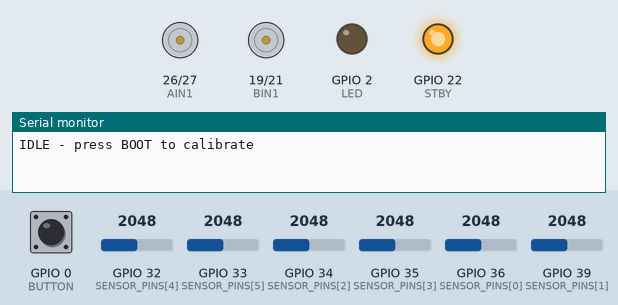
Recording of a sketch running on a simulated ESP32. On the bench: motor-driver pin pairs drawn as motors (green arrow = first pin HIGH = forward, orange = second pin HIGH = backward, longer = more drive, scaled by the enable pin, stopped while the standby pin is LOW), output pins drawn as LEDs (lit = HIGH), the last lines printed to the serial monitor. Inputs (shaded band) come from the test bench; at power-on: GPIO 0 (BUTTON) HIGH, GPIO 33 (SENSOR_PINS[5]) = 2048, GPIO 34 (SENSOR_PINS[2]) = 2048, GPIO 35 (SENSOR_PINS[3]) = 2048, GPIO 36 (SENSOR_PINS[0]) = 2048, GPIO 32 (SENSOR_PINS[4]) = 2048, GPIO 39 (SENSOR_PINS[1]) = 2048 (analog values on the 0–4095 scale).

Above: at 1.2 s.
1.3 s: GPIO 0 (BUTTON) pulled LOW for 0.15 s
At 1.68 s:
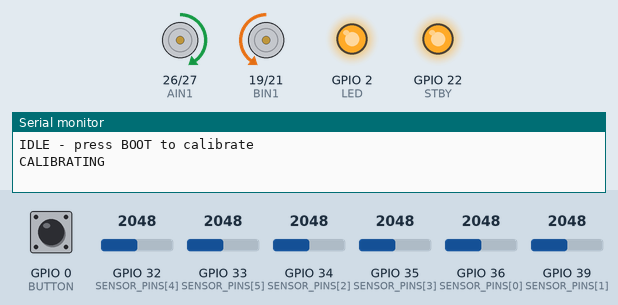
4.3 s: GPIO 0 (BUTTON) pulled LOW for 1 s
At 5.8 s:
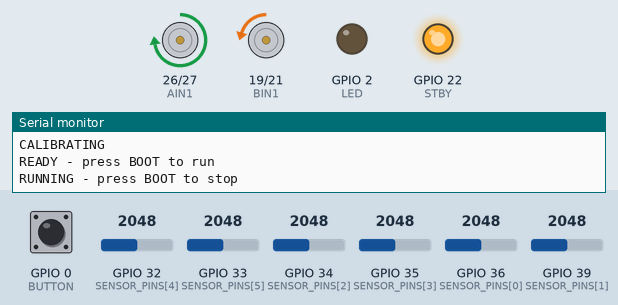
6.8 s: GPIO 33 (SENSOR_PINS[5]) set to 2109
At 8.0 s:
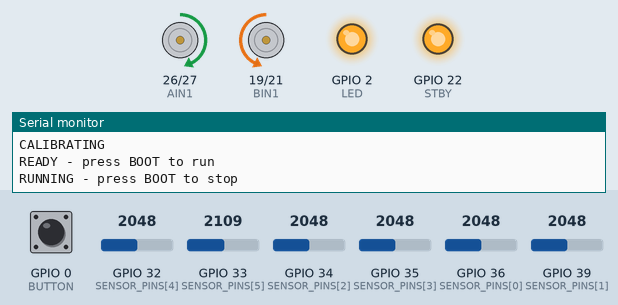
9.8 s: GPIO 34 (SENSOR_PINS[2]) set to 2137
At 10.6 s:
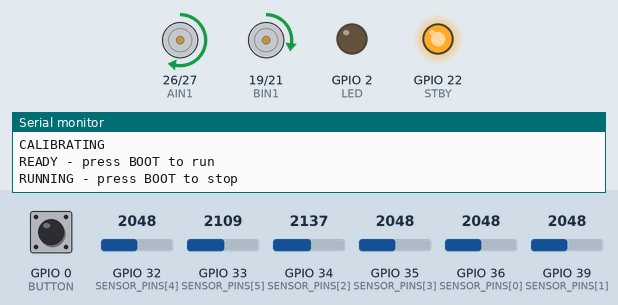
11.3 s: GPIO 35 (SENSOR_PINS[3]) set to 2866
At 11.7 s:
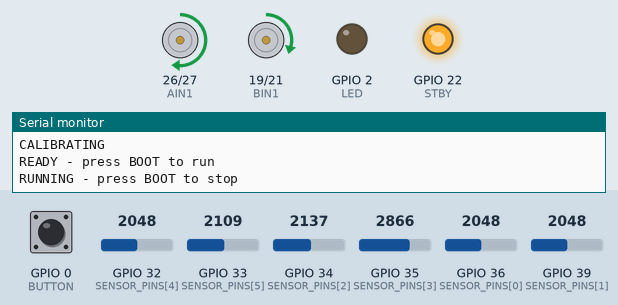
12.8 s: GPIO 36 (SENSOR_PINS[0]) set to 2866
At 13.9 s:
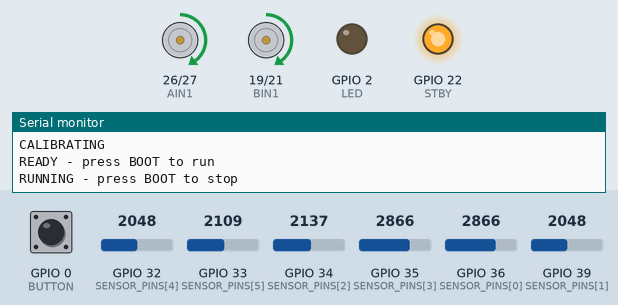
Timing chart, 0 to 15.3 s (numbered marks = the images above; inputs shaded):
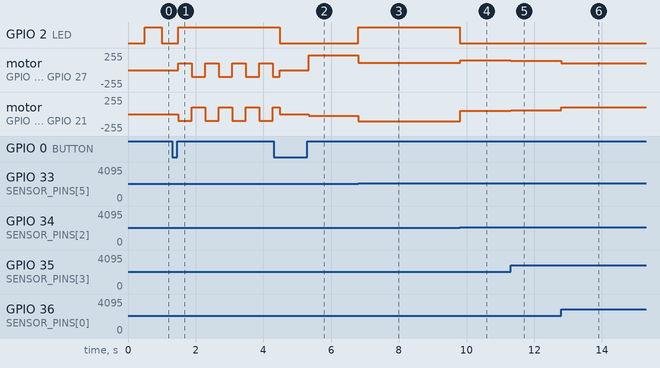

The sketch:

line_follower.ino
```cpp
/*
  LINE FOLLOWER BOT — Final Code
  ==============================
  Matches the Cirkit Designer circuit:

    ESP32 pin   ->  Connected to
    ---------       ------------------------------
    GPIO36 (VP) ->  IR sensor 1 AOUT  (far left)
    GPIO39 (VN) ->  IR sensor 2 AOUT
    GPIO34      ->  IR sensor 3 AOUT
    GPIO35      ->  IR sensor 4 AOUT
    GPIO32      ->  IR sensor 5 AOUT
    GPIO33      ->  IR sensor 6 AOUT  (far right)
    GPIO25      ->  TB6612 PWMA
    GPIO26      ->  TB6612 AI1
    GPIO27      ->  TB6612 AI2
    GPIO18      ->  TB6612 PWMB
    GPIO19      ->  TB6612 BI1
    GPIO21      ->  TB6612 BI2
    GPIO22      ->  TB6612 STBY
    3V3         ->  TB6612 VCC + all sensor VCC
    5V          ->  Buck converter output (5 V)
    GND         ->  Common ground
    GPIO0       ->  Onboard BOOT button (start/stop)
    GPIO2       ->  Onboard LED (status)

    TB6612 A01/A02 -> Left motor,  B01/B02 -> Right motor
    (If a motor spins backwards, swap its two wires.)

  Board: "ESP32 Dev Module", ESP32 Arduino core 3.x
*/

/*
  HOW TO USE
  ----------
  The bot is always in exactly one state (a simple state machine):

        [IDLE] --press--> [CALIBRATING] --done--> [READY] --press--> [RUNNING]
                                                     ^                   |
                                                     +------press--------+

    - LED shows the state:
        IDLE         -> slow blink
        CALIBRATING  -> solid on
        READY        -> fast blink
        RUNNING      -> off (on during sharp turns)

  How to use:
    1. Power on (IDLE, slow blink). Place the bot on the line.
    2. Press BOOT -> it calibrates (wiggles 3 s).
    3. Fast blink = READY. Press BOOT -> it runs.
    4. Press BOOT again -> it stops (back to READY). Press again to run.
*/

// ---------- Tuning ----------
float KP = 0.05;
float KD = 0.5;
int BASE_SPEED = 100;
int TURN_SPEED = 110;
int SHARP_THRESHOLD = 700;

// ---------- Pins ----------
const int NUM_SENSORS = 6;
const int SENSOR_PINS[NUM_SENSORS] = {36, 39, 34, 35, 32, 33};
const int PWMA = 25, AIN1 = 26, AIN2 = 27;   // left motor
const int PWMB = 18, BIN1 = 19, BIN2 = 21;   // right motor
const int STBY = 22;
const int LED  = 2;
const int BUTTON = 0;                         // BOOT button, reads LOW when pressed

// ---------- States ----------
enum State { IDLE, CALIBRATING, READY, RUNNING };
State state = IDLE;

int minVal[NUM_SENSORS], maxVal[NUM_SENSORS];
int value[NUM_SENSORS];
int lastError = 0;
int lastPosition = 2500;

// ---------- Motors ----------
void setMotor(int pwmPin, int in1, int in2, int speed) {
  speed = constrain(speed, -255, 255);
  digitalWrite(in1, speed >= 0 ? HIGH : LOW);
  digitalWrite(in2, speed >= 0 ? LOW : HIGH);
  ledcWrite(pwmPin, abs(speed));
}

void drive(int left, int right) {
  setMotor(PWMA, AIN1, AIN2, left);
  setMotor(PWMB, BIN1, BIN2, right);
}

// ---------- Button ----------
// Returns true once per press (waits for release, simple debounce).
bool buttonPressed() {
  if (digitalRead(BUTTON) == LOW) {
    delay(30);                                   // debounce
    if (digitalRead(BUTTON) == LOW) {
      drive(0, 0);                               // stop while the button is held
      while (digitalRead(BUTTON) == LOW) delay(5);
      delay(30);
      return true;
    }
  }
  return false;
}

// ---------- LED patterns ----------
void blinkLed(int periodMs) {
  digitalWrite(LED, (millis() / periodMs) % 2);
}

// ---------- Calibration (from Step 5) ----------
void calibrate() {
  for (int i = 0; i < NUM_SENSORS; i++) { minVal[i] = 4095; maxVal[i] = 0; }
  digitalWrite(LED, HIGH);
  unsigned long start = millis();
  while (millis() - start < 3000) {
    bool turnLeft = ((millis() - start) / 400) % 2;
    if (turnLeft) drive(-100, 100);
    else          drive(100, -100);
    for (int i = 0; i < NUM_SENSORS; i++) {
      int v = analogRead(SENSOR_PINS[i]);
      minVal[i] = min(minVal[i], v);
      maxVal[i] = max(maxVal[i], v);
    }
  }
  drive(0, 0);
  digitalWrite(LED, LOW);
  for (int i = 0; i < NUM_SENSORS; i++) {
    if (maxVal[i] - minVal[i] < 50) maxVal[i] = minVal[i] + 50;
  }
}

// ---------- Read line (from Step 6) ----------
int readLine() {
  long weightedSum = 0, total = 0;
  for (int i = 0; i < NUM_SENSORS; i++) {
    int v = map(analogRead(SENSOR_PINS[i]), minVal[i], maxVal[i], 0, 1000);
    v = constrain(v, 0, 1000);
    if (v < 100) v = 0;
    value[i] = v;
    weightedSum += (long)v * (i * 1000);
    total += v;
  }
  if (total < 300) return -1;
  return weightedSum / total;
}

// ---------- Sharp turn (from Step 6) ----------
void pivot(bool toLeft) {
  digitalWrite(LED, HIGH);
  if (toLeft) drive(-TURN_SPEED, TURN_SPEED);
  else        drive(TURN_SPEED, -TURN_SPEED);
  unsigned long start = millis();
  while (millis() - start < 1500) {
    readLine();
    if (value[2] > 500 || value[3] > 500) break;
  }
  digitalWrite(LED, LOW);
  lastError = 0;
}

// ---------- One step of line following (Steps 5 + 6) ----------
void followLine() {
  int position = readLine();

  bool centreSeesLine = (value[2] > 500 || value[3] > 500);
  if (!centreSeesLine && value[0] > SHARP_THRESHOLD) { pivot(true);  return; }
  if (!centreSeesLine && value[5] > SHARP_THRESHOLD) { pivot(false); return; }

  if (position == -1) position = (lastPosition < 2500) ? 0 : 5000;
  else lastPosition = position;

  int error = position - 2500;
  float correction = KP * error + KD * (error - lastError);
  lastError = error;

  drive(BASE_SPEED + correction, BASE_SPEED - correction);
}

void setup() {
  Serial.begin(115200);
  pinMode(LED, OUTPUT);
  pinMode(BUTTON, INPUT_PULLUP);
  pinMode(AIN1, OUTPUT); pinMode(AIN2, OUTPUT);
  pinMode(BIN1, OUTPUT); pinMode(BIN2, OUTPUT);
  pinMode(STBY, OUTPUT); digitalWrite(STBY, HIGH);
  ledcAttach(PWMA, 20000, 8);
  ledcAttach(PWMB, 20000, 8);
  analogReadResolution(12);
  Serial.println("IDLE - press BOOT to calibrate");
}

void loop() {
  switch (state) {
    case IDLE:
      blinkLed(500);
      if (buttonPressed()) state = CALIBRATING;
      break;

    case CALIBRATING:
      Serial.println("CALIBRATING");
      calibrate();
      Serial.println("READY - press BOOT to run");
      state = READY;
      break;

    case READY:
      drive(0, 0);
      blinkLed(100);
      if (buttonPressed()) {
        lastError = 0;
        digitalWrite(LED, LOW);
        Serial.println("RUNNING - press BOOT to stop");
        state = RUNNING;
      }
      break;

    case RUNNING:
      followLine();
      if (buttonPressed()) {
        drive(0, 0);
        Serial.println("READY - press BOOT to run");
        state = READY;
      }
      delay(2);
      break;
  }
}
```

Measured:
- the behaviour switches between 2083 and 2084 on GPIO 33 (SENSOR_PINS[5]) (found by bisection; images 2 and 3)
- the behaviour switches between 2073 and 2074 on GPIO 34 (SENSOR_PINS[2]) (found by bisection; images 3 and 4)
- after the input at 1.3 s, GPIO 2 (LED): goes on until 1.5 s, then stays HIGH; motor on GPIO 26 (AIN1) / GPIO 27 (AIN2), motor on GPIO 19 (BIN1) / GPIO 21 (BIN2): alternates forward 100/255 for 0.40 s and backward 100/255 for 0.40 s, starting after 0.18 s
- after the input at 4.3 s, GPIO 2 (LED): goes on until 4.5 s, then stays LOW
- after the input at 6.8 s, GPIO 2 (LED): LOW → HIGH at once; motor on GPIO 26 (AIN1) / GPIO 27 (AIN2): forward 224/255 → forward 110/255 at once; motor on GPIO 19 (BIN1) / GPIO 21 (BIN2): backward 25/255 → backward 110/255 at once
- after the input at 9.8 s, GPIO 2 (LED): HIGH → LOW at once; motor on GPIO 26 (AIN1) / GPIO 27 (AIN2): forward 110/255 → forward 149/255 at once; motor on GPIO 19 (BIN1) / GPIO 21 (BIN2): backward 110/255 → forward 50/255 at once
- after the input at 11.3 s, motor on GPIO 26 (AIN1) / GPIO 27 (AIN2): forward 149/255 → forward 140/255 at once; motor on GPIO 19 (BIN1) / GPIO 21 (BIN2): forward 50/255 → forward 58/255 at once
- after the input at 12.8 s, motor on GPIO 26 (AIN1) / GPIO 27 (AIN2): forward 140/255 → forward 100/255 at once; motor on GPIO 19 (BIN1) / GPIO 21 (BIN2): forward 58/255 → forward 100/255 at once
